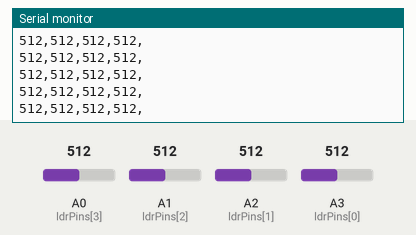
Simulated run of this sketch. Board: Arduino Uno, built with avr-gcc and run on an emulated ATmega328P. Shown: the last lines printed to the serial monitor. The test bench sets the inputs (shaded band); at power-on: A0 (ldrPins[3]) = 512, A1 (ldrPins[2]) = 512, A2 (ldrPins[1]) = 512, A3 (ldrPins[0]) = 512.

Above: at 1.2 s.
1.3 s: A0 (ldrPins[3]) set to 716
At 1.51 s:
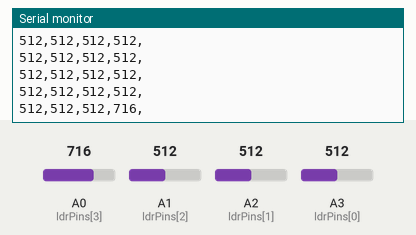
2.8 s: A1 (ldrPins[2]) set to 716
At 2.85 s:
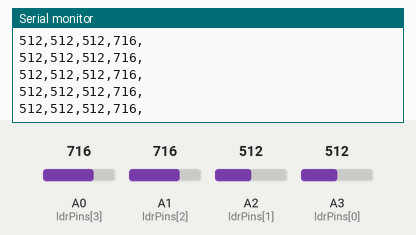
5.8 s: A2 (ldrPins[1]) set to 716
At 5.92 s:
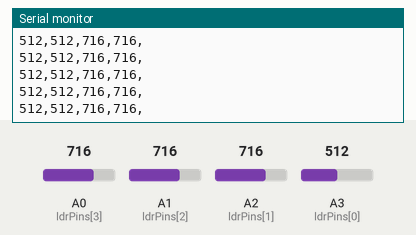
7.3 s: A3 (ldrPins[0]) set to 716
At 7.46 s:
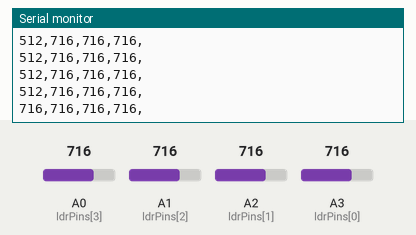
8.8 s: A0 (ldrPins[3]) set to 992
At 8.8 s:
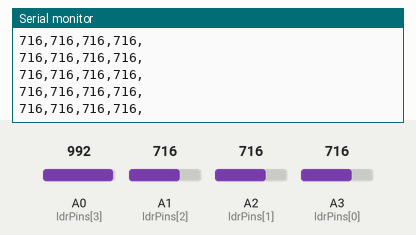
10.3 s: A1 (ldrPins[2]) set to 992
At 10.34 s:
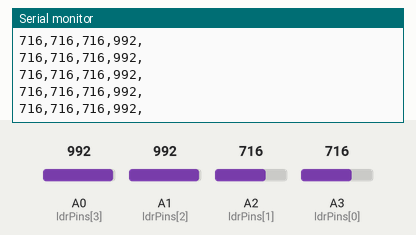
Timing chart, 0 to 12.8 s (numbered marks = the images above; inputs shaded):
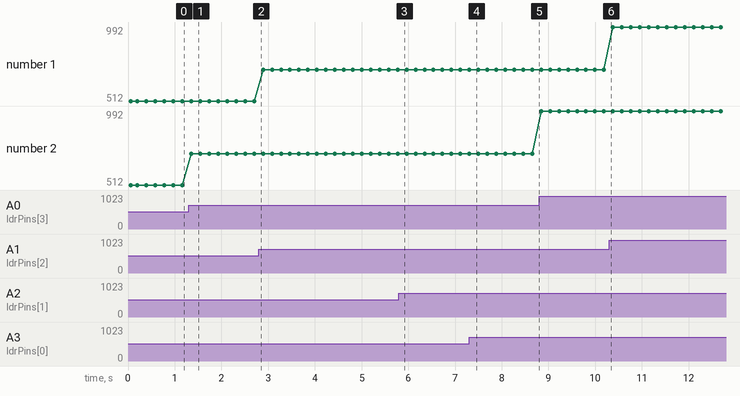

Measured:
- after the input at 1.3 s, the serial monitor: prints a new line after 0.06 s (image 1)
- after the input at 7.3 s, the serial monitor: prints a new line at once (image 4)
- plotted number 2: 512 → 716 after the input at 1.3 s, 716 → 992 after the input at 8.8 s

The sketch:

ValvesAndGauges.ino
```cpp
/**
* 4 light sensors sending their values through serial to a raspi for further processing.
**/

// INCLUDES
// Wire library used for I2C communication
#include <Wire.h>

// CONSTANTS
// To read analog inputs, we need to use a GPIO pin that supports analogRead (i.e. prefixed with "A")
const byte ldrPins[] = {A3, A2, A1, A0};

// 10-bit input values from the ADC have values in the range (0-1023)
int inputValues[4] = {};


void setup() {
  // Start the serial connection (used for debugging)
  Serial.begin(9600);
  // Print some useful debug output - the filename and compilation time
  Serial.println(__FILE__);
  Serial.println("Compiled: " __DATE__ ", " __TIME__);
}

void loop() {

  // READ INPUTS
  for(int i=0; i<4; i++){
    // The ADC can retain capacitance from previous read, which causes erroneous results
    // To try to prevent this, we'll take a few "dummy" readings and discard them.
    for(int x=0; x<2; x++) {
      analogRead(ldrPins[i]);
      // And also delay a short time before taking another reading
      delay(5);
    }
    // Now we'll retrieve LDR value once more, and this time store in inputValues array
    inputValues[i] = analogRead(ldrPins[i]);
    //Serial.print(i);
    //Serial.print(" ");
    Serial.print(inputValues[i]);
    Serial.print(",");
  }
  Serial.println();
  delay(150);
}
```
